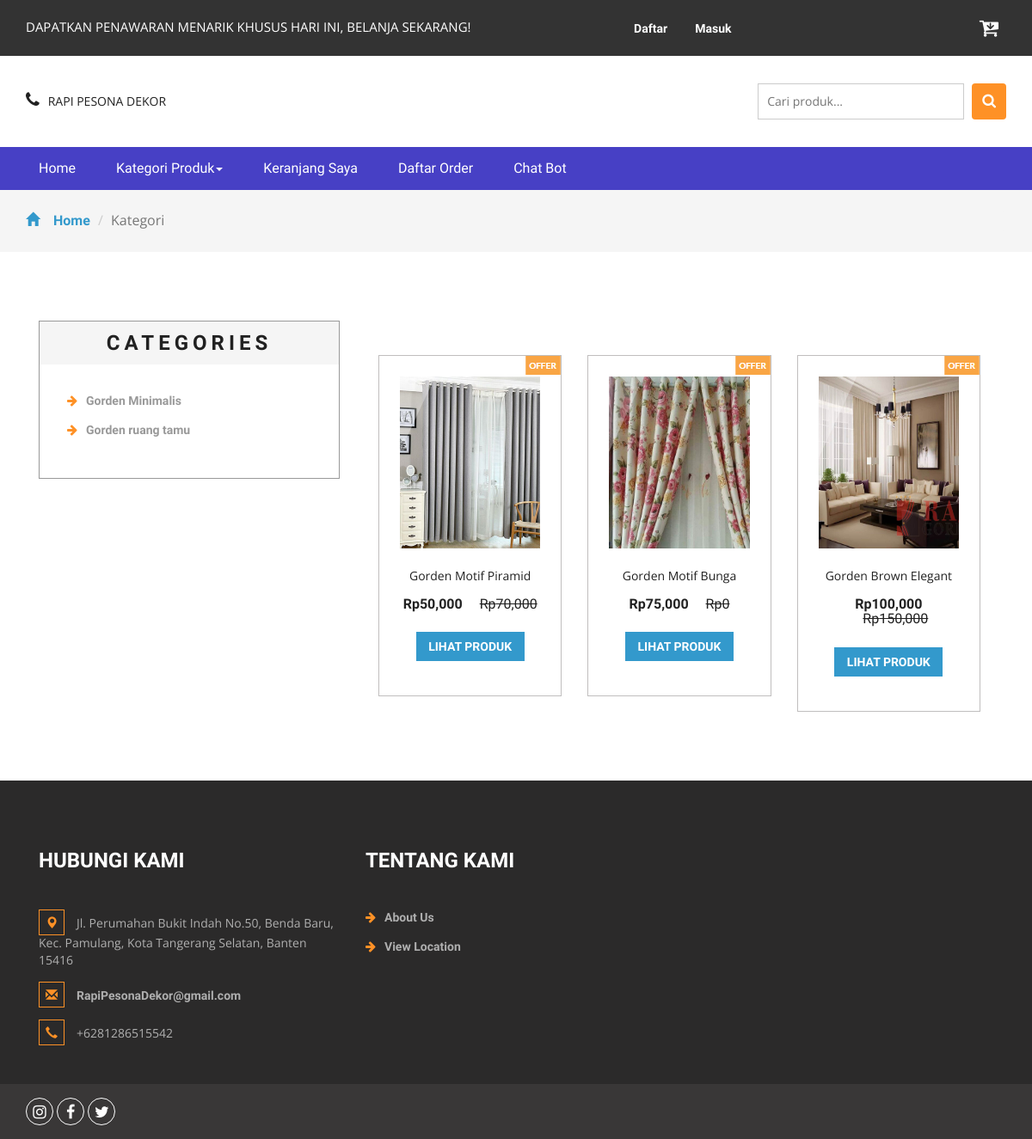
Screenshot of /search.php with the database file from the repository.
### tables this page shows
CREATE TABLE `kategori` (
  `idkategori` int(11) NOT NULL,
  `namakategori` varchar(20) NOT NULL,
  `tgldibuat` timestamp NOT NULL DEFAULT current_timestamp()
);

CREATE TABLE `produk` (
  `idproduk` int(11) NOT NULL,
  `idkategori` int(11) NOT NULL,
  `namaproduk` varchar(30) NOT NULL,
  `gambar` varchar(100) NOT NULL,
  `deskripsi` varchar(200) NOT NULL,
  `rate` int(11) NOT NULL,
  `hargabefore` int(11) NOT NULL,
  `hargaafter` int(11) NOT NULL,
  `tgldibuat` timestamp NOT NULL DEFAULT current_timestamp()
);

### search.php (the view, shortened to what this page needs)
<?php
include 'dbconnect.php';
$s = $_POST['Search'];
?>
<!DOCTYPE html>
<html>
<head>
	<link href="css/bootstrap.css" rel="stylesheet" type="text/css" media="all" />
	<link href="css/style.css" rel="stylesheet" type="text/css" media="all" />
	<link href="css/font-awesome.css" rel="stylesheet">
</head>
<body>
	<div class="agileits_header">
		<div class="container">
			<div class="w3l_offers">
				<p>DAPATKAN PENAWARAN MENARIK KHUSUS HARI INI, BELANJA SEKARANG!</p>
			</div>
			<div class="agile-login">
				<ul>
					<?php
					if (!isset($_SESSION['log'])) {
						echo '
					<li><a href="registered.php"> Daftar</a></li>
					<li><a href="login.php">Masuk</a></li>
					';
					}
					?>
				</ul>
			</div>
			<div class="product_list_header">
				<a href="cart.php"><button class="w3view-cart" type="submit" name="submit" value=""><i class="fa fa-cart-arrow-down" aria-hidden="true"></i></button>
				</a>
			</div>
			<div class="clearfix"> </div>
		</div>
	</div>
	<div class="logo_products">
		<div class="container">
			<div class="w3ls_logo_products_left1">
				<ul class="phone_email">
					<li><i class="fa fa-phone" aria-hidden="true"></i>RAPI PESONA DEKOR</li>
				</ul>
			</div>
			<div class="w3l_search">
				<form action="search.php" method="post">
					<input type="search" name="Search" placeholder="Cari produk...">
					<button type="submit" class="btn btn-default search" aria-label="Left Align">
						<i class="fa fa-search" aria-hidden="true"> </i>
					</button>
				</form>
			</div>
			<div class="clearfix"> </div>
		</div>
	</div>
	<div class="navigation-agileits">
		<div class="container">
			<nav class="navbar navbar-default">
				<div class="collapse navbar-collapse" id="bs-megadropdown-tabs">
					<ul class="nav navbar-nav">
						<li class="active"><a href="index.php" class="act">Home</a></li>
						<li class="dropdown">
							<a href="#" class="dropdown-toggle" data-toggle="dropdown">Kategori Produk<b class="caret"></b></a>
						</li>
						<li><a href="cart.php">Keranjang Saya</a></li>
						<li><a href="konfirmasi.php">Daftar Order</a></li>
						<li><a href="chatbot.php">Chat Bot</a></li>
					</ul>
				</div>
			</nav>
		</div>
	</div>
	<div class="breadcrumbs">
		<div class="container">
			<ol class="breadcrumb breadcrumb1 animated wow slideInLeft" data-wow-delay=".5s">
				<li><a href="index.php"><span class="glyphicon glyphicon-home" aria-hidden="true"></span>Home</a></li>
				<li class="active">Kategori</li>
			</ol>
		</div>
	</div>
	<div class="products">
		<div class="container">
			<div class="col-md-4 products-left">
				<div class="categories">
					<h2>Categories</h2>
					<ul class="cate">
						<?php
						$kat = mysqli_query($conn, "SELECT * from kategori order by idkategori ASC");
						while ($p = mysqli_fetch_array($kat)) {
						?>
							<li><a href="kategori.php?idkategori=<?php echo $p['idkategori'] ?>"><i class="fa fa-arrow-right" aria-hidden="true"></i><?php echo $p['namakategori'] ?></a></li>
						<?php
						}
						?>
					</ul>
				</div>
			</div>
			<div class="col-md-8 products-right">
				<div class="agile_top_brands_grids">
					<?php
					$brgs = mysqli_query($conn, "SELECT * from produk where namaproduk like '%$s%' or deskripsi like '%$s%' order by idproduk ASC");
					$x = mysqli_num_rows($brgs);
					if ($x > 0) {
						while ($p = mysqli_fetch_array($brgs)) {
					?>
							<div class="col-md-4 top_brand_left">
								<div class="hover14 column">
									<div class="agile_top_brand_left_grid">
										<div class="agile_top_brand_left_grid_pos">
											<img src="images/offer.png" alt=" " class="img-responsive" />
										</div>
										<div class="agile_top_brand_left_grid1">
											<figure>
												<div class="snipcart-item block">
													<div class="snipcart-thumb">
														<a href="product.php?idproduk=<?php echo $p['idproduk'] ?>"><img src="<?php echo $p['gambar'] ?>" width="200px" height="200px"></a>
														<p><?php echo $p['namaproduk'] ?></p>
														<h4>Rp<?php echo number_format($p['hargaafter']) ?> <span>Rp<?php echo number_format($p['hargabefore']) ?></span></h4>
													</div>
													<div class="snipcart-details top_brand_home_details">
														<fieldset>
															<a href="product.php?idproduk=<?php echo $p['idproduk'] ?>"><input type="submit" class="button" value="Lihat Produk" /></a>
														</fieldset>
													</div>
												</div>
											</figure>
										</div>
									</div>
								</div>
							</div>
					<?php
						}
					} else {
						echo "Data tidak ditemukan, coba kata kunci lainnya";
					}
					?>
				</div>
			</div>
		</div>
	</div>
	<div class="footer">
		<div class="container">
			<div class="w3_footer_grids">
				<div class="col-md-4 w3_footer_grid">
					<h3>Hubungi Kami</h3>
					<ul class="address">
						<li><i class="glyphicon glyphicon-map-marker" aria-hidden="true"></i>Jl. Perumahan Bukit Indah No.50, Benda Baru, Kec. Pamulang, Kota Tangerang Selatan, Banten 15416</li>
						<li><i class="glyphicon glyphicon-envelope" aria-hidden="true"></i><a href="mailto:info@email">RapiPesonaDekor@gmail.com</a></li>
						<li><i class="glyphicon glyphicon-earphone" aria-hidden="true"></i>+6281286515542</li>
					</ul>
				</div>
				<div class="col-md-3 w3_footer_grid">
					<h3>Tentang Kami</h3>
					<ul class="info">
						<li><i class="fa fa-arrow-right" aria-hidden="true"></i><a href="about.html">About Us</a></li>
						<li><i class="fa fa-arrow-right" aria-hidden="true"></i><a href="about.html">View Location</a></li>
					</ul>
				</div>
				<div class="clearfix"> </div>
			</div>
		</div>
	</div>
	<div class="footer-botm">
		<div class="container">
			<div class="w3layouts-foot">
				<ul>
					<li><a href="https://www.instagram.com/rapipesonadecor/" class="w3_agile_instagram"><i class="fa fa-instagram" aria-hidden="true"></i></a></li>
					<li><a href="https://web.facebook.com/rapipesonadekor" class="w3_agile_facebook"><i class="fa fa-facebook" aria-hidden="true"></i></a></li>
					<li><a href="https://twitter.com/rapipesonadekor" class="agile_twitter"><i class="fa fa-twitter" aria-hidden="true"></i></a></li>
				</ul>
			</div>
		</div>
	</div>
	<link href="css/skdslider.css" rel="stylesheet">
</body>
</html>

### rows the page displays
kategori: namakategori "Gorden Minimalis"
kategori: namakategori "Gorden ruang tamu"
produk: gambar (picture), namaproduk "Gorden Motif Piramid", hargaafter "50,000", hargabefore "70,000"
produk: gambar (picture), namaproduk "Gorden Motif Bunga", hargaafter "75,000", hargabefore "0"
produk: gambar (picture), namaproduk "Gorden Brown Elegant", hargaafter "100,000", hargabefore "150,000"
